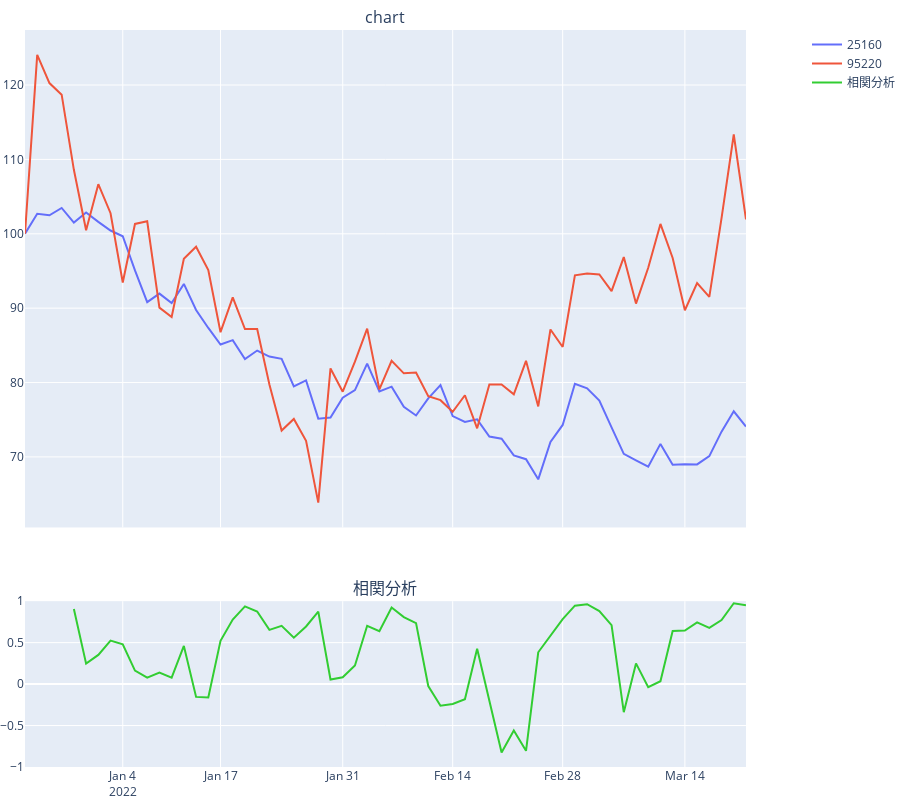

The notebook cell saved with this chart:
### Code cell
pairchart(df1,df2,start,end,is_indexing=True,is_corr=True,corr_span=5,is_add_volume=False,is_add_volume_log=True,is_diff=False,is_firstday_open_start=True)
